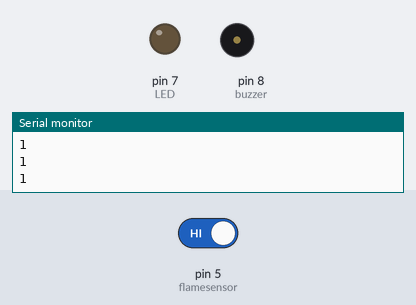
The sketch below on a simulated Arduino Uno, built with avr-gcc and run on an emulated ATmega328P. Parts: output pins drawn as LEDs (lit = HIGH), buzzer (waves = sounding, pin HIGH), the last lines printed to the serial monitor. The inputs (shaded band) are chosen by the test bench; at power-on: pin 5 (flamesensor) HIGH.

Above: at 2.8 s.
2.9 s: pin 5 (flamesensor) driven LOW
At 4.1 s:
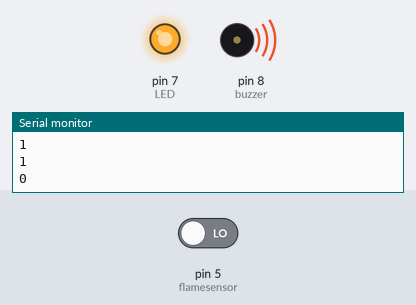
4.5 s: pin 5 (flamesensor) driven HIGH
At 6.4 s:
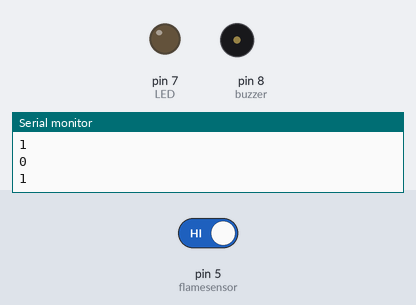
Timing chart, 0 to 7.9 s (numbered marks = the images above; inputs shaded):
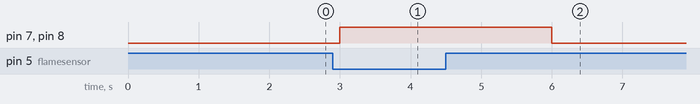

The sketch:

sketch_apr17a.ino
```cpp
int buzzer = 8;

int LED = 7;

int flamesensor = 5;


void setup()

{

  Serial.begin(9600);

  pinMode(buzzer, OUTPUT);

  pinMode(LED, OUTPUT);

  pinMode(flamesensor, INPUT);

}


void loop()

{

  int flamedetected = digitalRead(flamesensor);

  if (flamedetected == 0)

  {

    Serial.println(flamedetected);

    digitalWrite(buzzer, HIGH);

    digitalWrite(LED, HIGH);

    delay(2000);

  }

  else

  {

    Serial.println(flamedetected);

    digitalWrite(buzzer, LOW);

    digitalWrite(LED, LOW);

  }

  delay(1000);

}
```

Measured:
- after the input at 2.9 s, pin 7 (LED), pin 8 (buzzer): LOW → HIGH after 0.10 s
- after the input at 4.5 s, pin 7 (LED), pin 8 (buzzer): HIGH → LOW after 1.5 s
